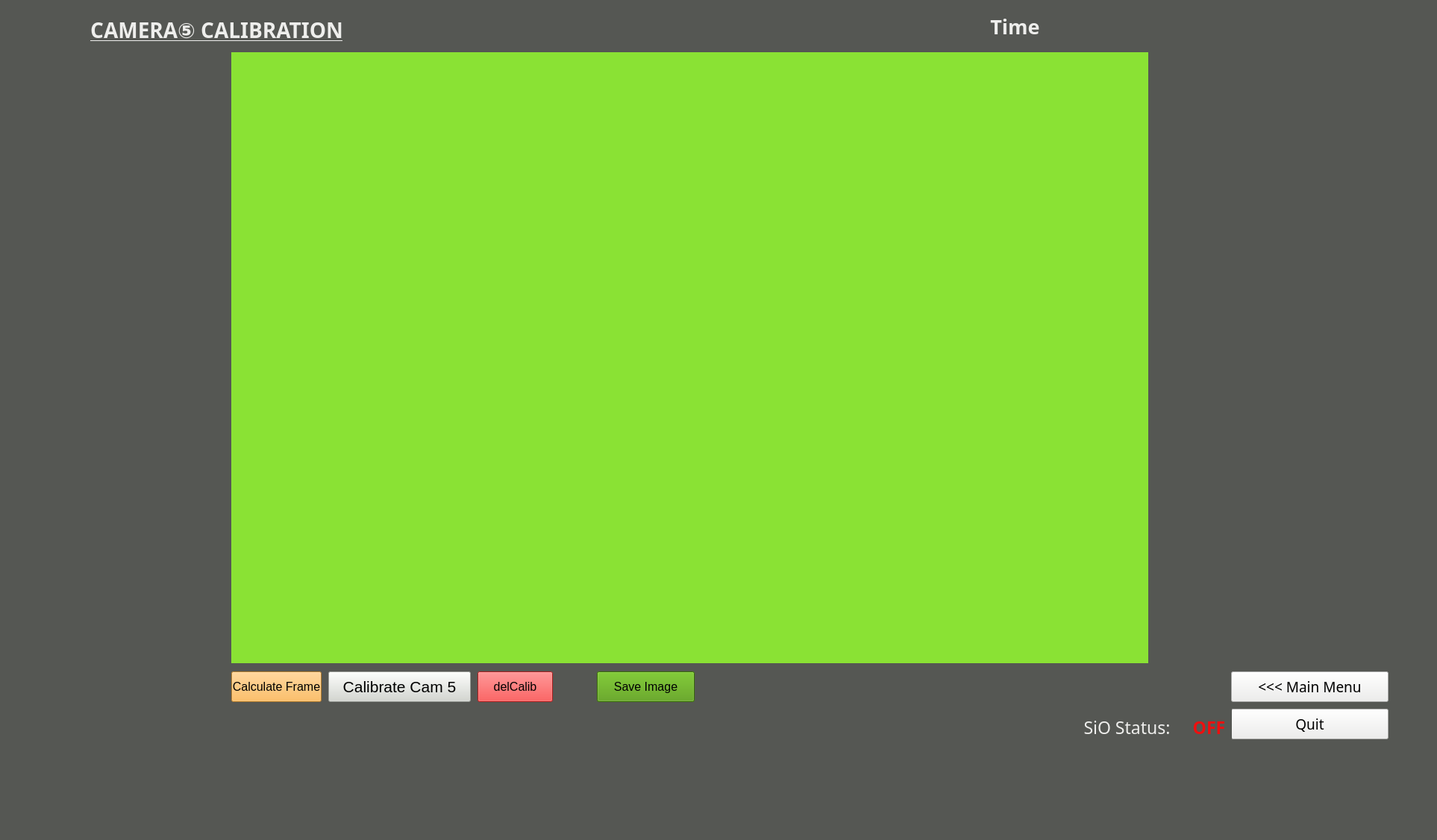
<?xml version="1.0" encoding="UTF-8"?>
<ui version="4.0">
 <class>combineCam</class>
 <widget class="QMainWindow" name="combineCam">
  <property name="enabled">
   <bool>true</bool>
  </property>
  <property name="geometry">
   <rect>
    <x>0</x>
    <y>0</y>
    <width>1926</width>
    <height>1126</height>
   </rect>
  </property>
  <property name="windowTitle">
   <string>MainWindow</string>
  </property>
  <property name="styleSheet">
   <string notr="true">background-color: rgb(85, 87, 83);</string>
  </property>
  <widget class="QWidget" name="calibrationWidget">
   <property name="enabled">
    <bool>true</bool>
   </property>
   <widget class="QLabel" name="label">
    <property name="geometry">
     <rect>
      <x>50</x>
      <y>20</y>
      <width>481</width>
      <height>41</height>
     </rect>
    </property>
    <property name="font">
     <font>
      <family>Ubuntu Mono</family>
      <pointsize>21</pointsize>
      <weight>75</weight>
      <bold>true</bold>
      <underline>true</underline>
     </font>
    </property>
    <property name="styleSheet">
     <string notr="true">color: rgb(238, 238, 236);</string>
    </property>
    <property name="text">
     <string>CAMERA⑤ CALIBRATION</string>
    </property>
    <property name="alignment">
     <set>Qt::AlignCenter</set>
    </property>
   </widget>
   <widget class="QLabel" name="camFrame">
    <property name="geometry">
     <rect>
      <x>310</x>
      <y>70</y>
      <width>1229</width>
      <height>819</height>
     </rect>
    </property>
    <property name="styleSheet">
     <string notr="true">background-color: rgb(138, 226, 52);</string>
    </property>
    <property name="text">
     <string/>
    </property>
    <property name="alignment">
     <set>Qt::AlignCenter</set>
    </property>
   </widget>
   <widget class="QPushButton" name="quitbutton">
    <property name="geometry">
     <rect>
      <x>1650</x>
      <y>950</y>
      <width>211</width>
      <height>41</height>
     </rect>
    </property>
    <property name="font">
     <font>
      <family>Ubuntu Mono</family>
      <pointsize>14</pointsize>
     </font>
    </property>
    <property name="styleSheet">
     <string notr="true">background-color: rgb(238, 238, 236);</string>
    </property>
    <property name="text">
     <string>Quit</string>
    </property>
   </widget>
   <widget class="QPushButton" name="mainmenubutton">
    <property name="geometry">
     <rect>
      <x>1650</x>
      <y>900</y>
      <width>211</width>
      <height>41</height>
     </rect>
    </property>
    <property name="font">
     <font>
      <family>Ubuntu Mono</family>
      <pointsize>14</pointsize>
     </font>
    </property>
    <property name="styleSheet">
     <string notr="true">background-color: rgb(238, 238, 236);</string>
    </property>
    <property name="text">
     <string>&lt;&lt;&lt; Main Menu</string>
    </property>
   </widget>
   <widget class="QLabel" name="label_5">
    <property name="geometry">
     <rect>
      <x>1440</x>
      <y>950</y>
      <width>141</width>
      <height>41</height>
     </rect>
    </property>
    <property name="font">
     <font>
      <family>Ubuntu Mono</family>
      <pointsize>17</pointsize>
      <weight>50</weight>
      <bold>false</bold>
      <underline>false</underline>
     </font>
    </property>
    <property name="styleSheet">
     <string notr="true">color: rgb(238, 238, 236);</string>
    </property>
    <property name="text">
     <string>SiO Status:</string>
    </property>
    <property name="alignment">
     <set>Qt::AlignBottom|Qt::AlignHCenter</set>
    </property>
   </widget>
   <widget class="QLabel" name="status_sio">
    <property name="geometry">
     <rect>
      <x>1590</x>
      <y>950</y>
      <width>61</width>
      <height>41</height>
     </rect>
    </property>
    <property name="font">
     <font>
      <family>Ubuntu Mono</family>
      <pointsize>17</pointsize>
      <weight>75</weight>
      <bold>true</bold>
      <underline>false</underline>
     </font>
    </property>
    <property name="styleSheet">
     <string notr="true">color: rgb(238, 15, 15);</string>
    </property>
    <property name="text">
     <string>OFF</string>
    </property>
    <property name="alignment">
     <set>Qt::AlignBottom|Qt::AlignHCenter</set>
    </property>
   </widget>
   <widget class="QPushButton" name="delCalib">
    <property name="geometry">
     <rect>
      <x>640</x>
      <y>900</y>
      <width>101</width>
      <height>41</height>
     </rect>
    </property>
    <property name="font">
     <font>
      <pointsize>12</pointsize>
     </font>
    </property>
    <property name="styleSheet">
     <string notr="true">background-color: rgb(239, 41, 41);</string>
    </property>
    <property name="text">
     <string>delCalib</string>
    </property>
   </widget>
   <widget class="QPushButton" name="arucoCheck">
    <property name="geometry">
     <rect>
      <x>800</x>
      <y>900</y>
      <width>131</width>
      <height>41</height>
     </rect>
    </property>
    <property name="font">
     <font>
      <pointsize>12</pointsize>
     </font>
    </property>
    <property name="styleSheet">
     <string notr="true">background-color: rgb(78, 154, 6);</string>
    </property>
    <property name="text">
     <string>Save Image</string>
    </property>
   </widget>
   <widget class="QPushButton" name="calibCam">
    <property name="geometry">
     <rect>
      <x>440</x>
      <y>900</y>
      <width>191</width>
      <height>41</height>
     </rect>
    </property>
    <property name="font">
     <font>
      <pointsize>16</pointsize>
     </font>
    </property>
    <property name="styleSheet">
     <string notr="true">background-color: rgb(211, 215, 207);</string>
    </property>
    <property name="text">
     <string>Calibrate Cam 5</string>
    </property>
   </widget>
   <widget class="QPushButton" name="calibSingleFrame">
    <property name="geometry">
     <rect>
      <x>310</x>
      <y>900</y>
      <width>121</width>
      <height>41</height>
     </rect>
    </property>
    <property name="font">
     <font>
      <pointsize>12</pointsize>
     </font>
    </property>
    <property name="styleSheet">
     <string notr="true">background-color: rgb(252, 175, 62);</string>
    </property>
    <property name="text">
     <string>Calculate Frame</string>
    </property>
   </widget>
   <widget class="QLabel" name="timeLabel">
    <property name="geometry">
     <rect>
      <x>1180</x>
      <y>10</y>
      <width>361</width>
      <height>51</height>
     </rect>
    </property>
    <property name="font">
     <font>
      <family>Ubuntu Mono</family>
      <pointsize>20</pointsize>
      <weight>75</weight>
      <bold>true</bold>
     </font>
    </property>
    <property name="styleSheet">
     <string notr="true">color: rgb(238, 238, 236);</string>
    </property>
    <property name="text">
     <string>Time</string>
    </property>
    <property name="alignment">
     <set>Qt::AlignCenter</set>
    </property>
   </widget>
  </widget>
  <widget class="QMenuBar" name="menubar">
   <property name="geometry">
    <rect>
     <x>0</x>
     <y>0</y>
     <width>1926</width>
     <height>21</height>
    </rect>
   </property>
  </widget>
  <widget class="QStatusBar" name="statusbar"/>
 </widget>
 <resources/>
 <connections/>
</ui>
